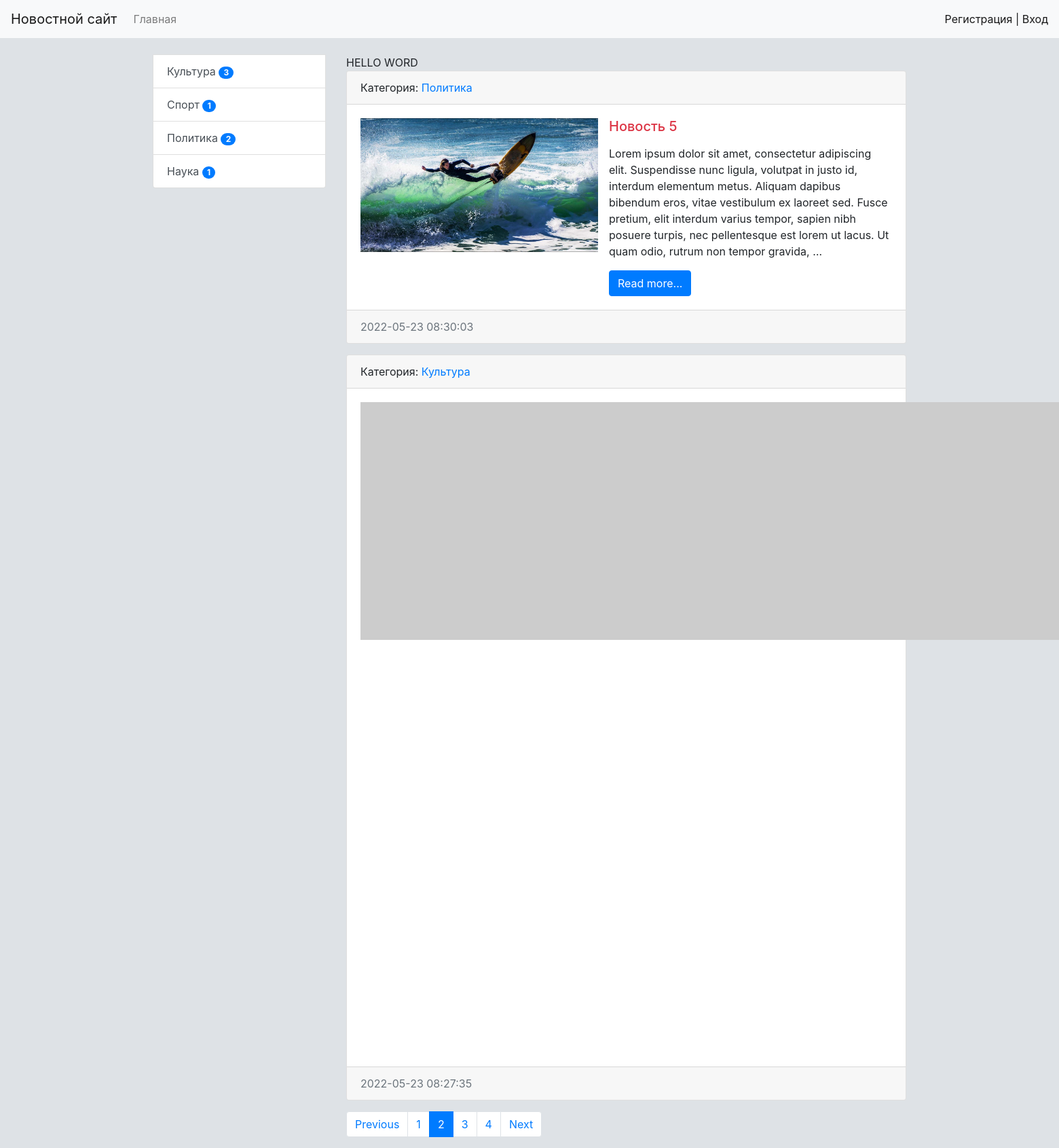
Page /?page=2 on the earlier database version.
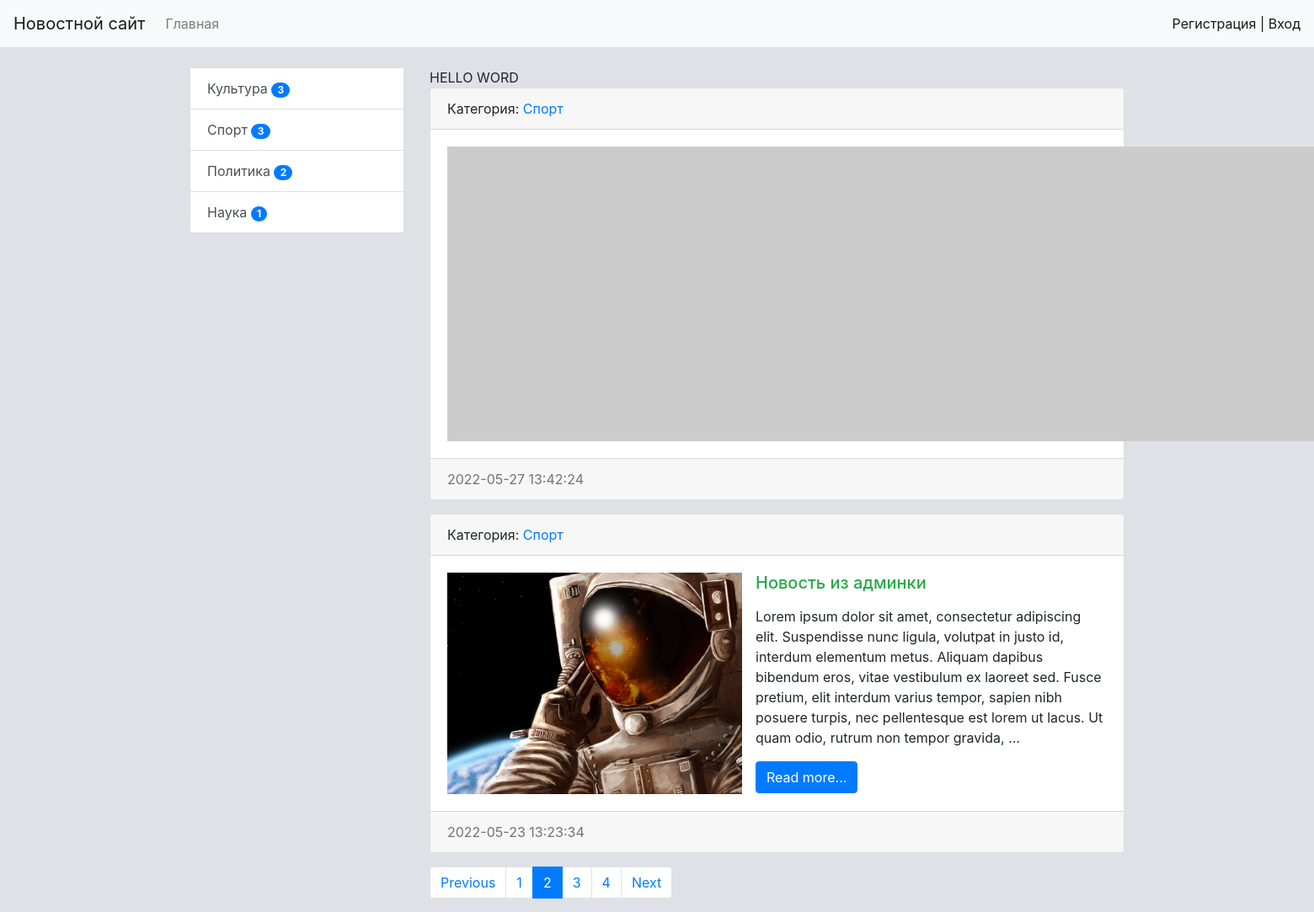
Same page on the later database version.
### news/models.py (models this page shows, shortened)
class Category(models.Model):
    title = models.CharField(max_length=150, db_index=True, verbose_name='Наименование категории')
    def get_absolute_url(self):
        return reverse_lazy('category', kwargs={'category_id': self.pk})
    def __str__(self):
        return self.title
    class Meta:
        verbose_name = 'Категория'
        verbose_name_plural = "Категории"
        ordering = ['title']

class News(models.Model):
    title = models.CharField(max_length=150, verbose_name='Наименование')
    content = models.TextField(blank=True, verbose_name='Контент')
    created_at = models.DateTimeField(auto_now_add=True, verbose_name='Дата создания')
    updated_at = models.DateTimeField(auto_now=True, verbose_name='Обновлено')
    photo = models.ImageField(upload_to='photos/%Y/%m/%d/', verbose_name='Фото', blank=True)
    is_published = models.BooleanField(default=True, verbose_name='Опубликовано')
    category = models.ForeignKey('Category', on_delete=models.PROTECT, verbose_name='Категория') #related_name='get_news'#) #PROTECT-защита от удаления,
    views = models.IntegerField(default=0)
    def get_absolute_url(self):
        return reverse_lazy('view_news', kwargs={'pk': self.pk})
    class Meta:
        verbose_name = 'Новость'
        verbose_name_plural = "Новости"
        ordering = ['-created_at']

### news/views.py (the view)
# urls.py: path('', HomeNews.as_view(), name='home'),
class HomeNews(MyMixin, ListView):
    model = News
    template_name = 'news/home_news_list.html'
    context_object_name = "news"
    allow_empty = False
    mixin_prop = 'hello word'
    paginate_by = 2
    def get_context_data(self, *, object_list=None, **kwargs):
        context = super(HomeNews, self).get_context_data(**kwargs)
        context['title'] = self.get_upper('Главная страница')
        context['mixin_proc'] = self.get_proc()
        return context
    def get_queryset(self):  # для фильтрации, не нужно больше писать фильтры или news = News.objects.all()
        return News.objects.filter(is_published=True).select_related('category')

### news/templatetags/news_tags.py (called while the page is built)
@register.inclusion_tag('news/list_categories.html')
def show_categories():
    categories = Category.objects.annotate(cnt=(Count('news', filter=F('news__is_published')))).filter(cnt__gt=0)
    return {'categories': categories}

### news/utils.py (called while the page is built)
    def get_proc(self):
        return self.mixin_prop.upper()

    def get_upper(self, s):
        if isinstance(s, str):
            return s.upper()
        else:
            return s.title.upper()

### news/templates/news/home_news_list.html (shortened to what this page needs)
{% extends 'base.html' %}
{% block sidebar %}
{% include 'inc/_sidebar.html' %}
{% endblock %}
{% block content %}
{{ mixin_proc }}
{% for item in news %}
<div class="card mb-3">
    <div class="card-header">
        Категория: <a href="{{ item.category.get_absolute_url }}">{{item.category}}</a>
    </div>
    <div class="card-body">
        <div class="media">
          {% if item.photo %}
          <img src="{{ item.photo.url }}" alt="" width="350" class="mr-3">
          {% else %}
          <img src="https://picsum.photos/id/1060/350/233/?blur=2" alt="">
          {% endif %}
          <div class="media-body">
              <h5 class="card-title {% cycle 'text-danger' 'text-success' %}">{{ item.title}}</h5>
              <p class="card-text">{{ item.content|safe|linebreaks|truncatewords:50 }}</p>
              <a href="{{ item.get_absolute_url }}" class="btn btn-primary">Read more...</a>
        </div>
    </div>
    </div>
    <div class="card-footer text-muted">
        {{ item.created_at|date:"Y-m-d H:i:s"}}
</div>
</div>
{% endfor %}
{% endblock %}

### news/templates/news/list_categories.html
<div class="list-group">
    {% for item in categories %}
        <a href="{{ item.get_absolute_url }}" class="list-group-item list-group-item-action">{{ item.title }}
            <span class="badge badge-primary badge-pill">{{ item.cnt }}</span></a>
    {% endfor %}
</div>

Differences in the rows shown:
no longer on this page (row edited): News: category "Политика", photo (picture), title "Новость 5", content "Lorem ipsum dolor sit amet, consectetur adipiscing elit. Suspendisse nunc ligula, volutpat in justo id, interdum elementum metus. Aliquam dapibus bibendum eros, vitae vestibulum ex laoreet sed. Fusce pretium, elit interdum varius tempor, sapien nibh posuere turpis, nec pellentesque est lorem ut lacus. Ut quam odio, rutrum non tempor gravida, …", created_at "2022-05-23 08:30:03"
no longer on this page (row unchanged): News: category "Культура", created_at "2022-05-23 08:27:35"
computed for Category "Спорт": cnt "1" → "3"
now on this page (row edited): News: category "Спорт", created_at "2022-05-27 13:42:24"
now on this page (row edited): News: category "Спорт", photo (picture), title "Новость из админки", content "Lorem ipsum dolor sit amet, consectetur adipiscing elit. Suspendisse nunc ligula, volutpat in justo id, interdum elementum metus. Aliquam dapibus bibendum eros, vitae vestibulum ex laoreet sed. Fusce pretium, elit interdum varius tempor, sapien nibh posuere turpis, nec pellentesque est lorem ut lacus. Ut quam odio, rutrum non tempor gravida, …", created_at "2022-05-23 13:23:34"
